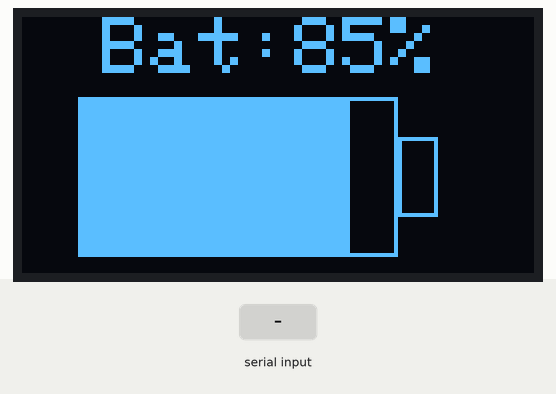
Recording of a sketch running on a simulated Arduino Uno, built with avr-gcc and run on an emulated ATmega328P. Parts: 128×64 one-colour display. Inputs (shaded band) come from the test bench. The display library's start-up logo is not drawn; the modem accepts every AT command (registered, SIM ready, sends succeed) and sends nothing else; what the sketch prints to the serial monitor is not drawn.

Above: at 8.7 s.
8.8 s: ":" received over the second serial link
At 10.6 s:
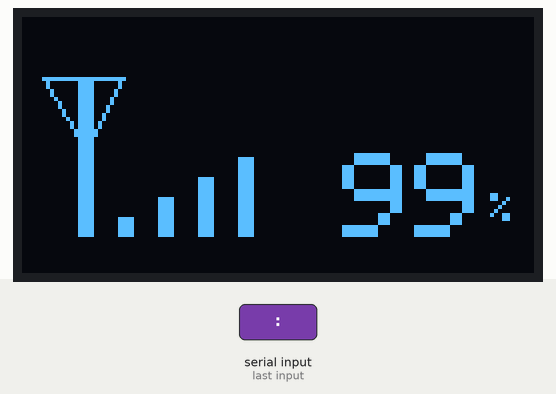
27.7 s: "," received over the second serial link
33.8 s: "90:45:200\n" received over the second serial link
Timing chart, 0 to 36.8 s (numbered marks = the images above; inputs shaded):
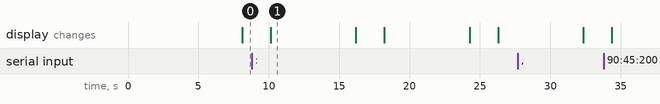

The sketch:

sim800l-battry-network.ino
```cpp
#include <SoftwareSerial.h>
#include <Wire.h>
//#include <SPI.h>

#include <Adafruit_GFX.h>
#include <Adafruit_SSD1306.h>

#define SCREEN_WIDTH 128 // OLED display width, in pixels
#define SCREEN_HEIGHT 64 // OLED display height, in pixels

// Declaration for an SSD1306 display connected to I2C (A4 = SDA, A5 = SCL)
// Reset pin # (or -1 if sharing Arduino reset pin)
#define OLED_RESET     4
//See datasheet for Address
#define SCREEN_ADDRESS 0x3C
Adafruit_SSD1306 display(SCREEN_WIDTH, SCREEN_HEIGHT, &Wire, OLED_RESET);


#define rxPin 2
#define txPin 3
SoftwareSerial sim800L(rxPin,txPin);


String network, battery;

void setup() {
  //Begin serial communication with Serial Monitor
  Serial.begin(115200);

  // SSD1306_SWITCHCAPVCC = generate display voltage from 3.3V internally
  if(!display.begin(SSD1306_SWITCHCAPVCC, SCREEN_ADDRESS)) {
    Serial.println(F("SSD1306 allocation failed"));
    for(;;); // Don't proceed, loop forever
  }

  // the library initializes this with an Adafruit splash screen.
  display.display();
  delay(2000); // Pause for 2 seconds

  // Clear the buffer
  display.clearDisplay();


  //Begin serial communication with Arduino and SIM800L
  sim800L.begin(9600);

  sim800L.println("AT");
  delay(1000);
  sim800L.println("AT+CMGF=1");
  delay(1000);

}

void loop() {

      //network = "0";
      //battery = "0";

      network = get_network();
      battery = get_battery();

      display_battery();
      display_network();

}

int get_network()
{
  String buff;
  //buff = "+CSQ: 16,0";
  unsigned int result, index1, index2, timeout=0;

  sim800L.println("AT+CSQ");
  for (unsigned long start = millis(); millis() - start < 2000;){
    while(sim800L.available())
    {
      buff = sim800L.readString();
      timeout = 1;
      break;
    }
  }

  if(timeout == 0)
    { return 0; }

  Serial.println(buff);

  //String network_status;
  //_____________________________________________________
  //Remove sent "AT Command" from the response string.
  index1 = buff.indexOf("\r");
  buff.remove(0, index1+2);
  buff.trim();
  //_____________________________________________________

  //_____________________________________________________

    index1 = buff.indexOf(":");
    index2 = buff.indexOf(",");
    buff = buff.substring(index1+1, index2);
    buff.trim();
    result = buff.toInt();

    if(result == 99)
    {
      //not known or not detectable
      return 0;
    }
    else if(result >= 2 && result <= 9)
    {
      //Signal Quality = Marginal
      return 20;
    }
    else if(result >= 10 && result <= 14)
    {
      //Signal Quality = OK
      return 40;
    }
    else if(result >= 15 && result <= 19)
    {
      //Signal Quality = Good
      return 60;
    }
    else if(result >= 20 && result <= 31)
    {
      //Signal Quality = Excellent
      return 99;
    }

  return 0;
}

int get_battery()
{
  String buff;
  //buff = "+CBC: 0,99,4190";
  unsigned int index1, index2, timeout=0;

  sim800L.println("AT+CBC");
  for (unsigned long start = millis(); millis() - start < 2000;){
    while(sim800L.available())
    {
      buff = sim800L.readString();
      timeout = 1;
      break;
    }
  }

  if(timeout == 0)
    { return 0; }

  Serial.println(buff);

  //String network_status;
  //_____________________________________________________
  //Remove sent "AT Command" from the response string.
  index1 = buff.indexOf("\r");
  buff.remove(0, index1+2);
  buff.trim();
  //_____________________________________________________

  //_____________________________________________________

    //search for first comma (,) = index1
    //search for 2nd comma (,) = index2
    index1 = buff.indexOf(",");
    index2 = buff.indexOf(",", index1+1);
    String result = buff.substring(index1+1, index2);
    result.trim();

    Serial.println(result);
    //buff.remove(0, index+2);
  return result.toInt();
}

void display_battery()
{
  display.clearDisplay();
  display.setTextSize(2);
  display.setTextColor(WHITE);
  display.setCursor(20, 0);
  display.print("Bat:");
  display.print(battery);
  display.print("%");
  display.drawRect(14, 20, 80, 40, WHITE);
  display.drawRect(94, 30, 10, 20, WHITE);
  display.fillRect(14, 20, (int)(8 * (battery.toInt()) / 10), 40, WHITE);
  display.display();
  delay(2000);
}

void display_network()
{
  display.clearDisplay();
  display.drawLine(5, 15, 25, 15, WHITE);
  display.drawLine(5, 15, 14, 30, WHITE);
  display.drawLine(25, 15, 17, 30, WHITE);
  display.fillRect(14, 15, 4, 40, WHITE);
  int net = network.toInt() / 20;
  int x1 = 24, y1 = 50, x2 = 4, y2 = 5;
  for (int i = 1; i <= net; i++)
  {
    display.fillRect(x1, y1, x2, y2, WHITE);
    x1 += 10;
    y1 -= 5;
    y2 += 10;
    y2 -= 5;
  }
  display.setTextSize(3);
  display.setTextColor(WHITE);
  display.setCursor(80, 34);
  display.print(network);
  display.setTextSize(1);
  display.setCursor(117, 44);
  display.println("%");
  display.display();
  delay(2000);
}
```

Measured:
- what the display in image 1 shows lasts 6.1 s, from 10.1 s to 16.2 s
